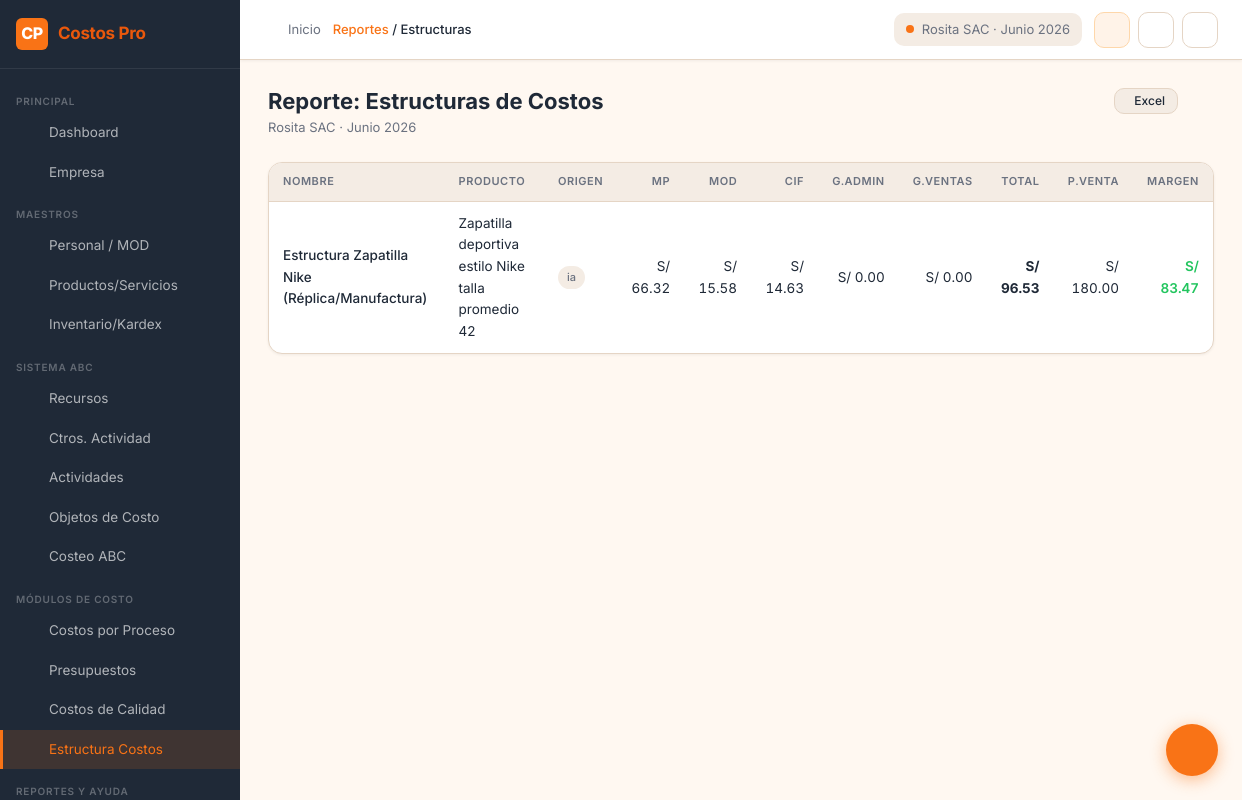
Screenshot of /reports/cost-structures (signed in) with the database file from the repository.
### tables this page shows
CREATE TABLE periods (
    id INTEGER PRIMARY KEY AUTOINCREMENT,
    company_id INTEGER NOT NULL,
    name TEXT NOT NULL,           -- "Enero 2025", "2025-I", "Anual 2025"
    period_type TEXT DEFAULT 'monthly', -- monthly | quarterly | semiannual | annual
    start_date DATE NOT NULL,
    end_date DATE NOT NULL,
    is_active INTEGER DEFAULT 0,
    is_closed INTEGER DEFAULT 0,
    created_at DATETIME DEFAULT CURRENT_TIMESTAMP,
    FOREIGN KEY (company_id) REFERENCES companies(id) ON DELETE CASCADE
);

CREATE TABLE cost_structures (
    id INTEGER PRIMARY KEY AUTOINCREMENT,
    company_id INTEGER NOT NULL,
    period_id INTEGER,
    name TEXT NOT NULL,
    product_id INTEGER,
    product_service TEXT,
    structure_date DATE,
    status TEXT DEFAULT 'borrador',
    origin TEXT DEFAULT 'manual',  -- manual | abc | proceso | importado
    monthly_production REAL,
    sale_price REAL,
    igv_rate REAL DEFAULT 0.18,
    desired_margin REAL,
    source_abc_model_id INTEGER,
    source_process_model_id INTEGER,
    image_path TEXT,
    notes TEXT,
    created_at DATETIME DEFAULT CURRENT_TIMESTAMP,
    updated_at DATETIME DEFAULT CURRENT_TIMESTAMP,
    FOREIGN KEY (company_id) REFERENCES companies(id) ON DELETE CASCADE,
    FOREIGN KEY (period_id) REFERENCES periods(id),
    FOREIGN KEY (product_id) REFERENCES products_services(id),
    FOREIGN KEY (source_abc_model_id) REFERENCES abc_models(id),
    FOREIGN KEY (source_process_model_id) REFERENCES process_cost_models(id)
);

### routes/reports.py (the view)
@reports_bp.route('/reports/cost-structures')
@login_required
@company_required
def cost_structures():
    company_id = session['company_id']
    period_id  = session.get('period_id')
    data       = get_cost_structure_report(company_id, period_id)
    return render_template('reports/cost_structures.html', data=data)

### models/database.py (called while the page is built)
def get_db():
    if 'db' not in g:
        g.db = sqlite3.connect(
            current_app.config.get('DATABASE', DATABASE),
            detect_types=sqlite3.PARSE_DECLTYPES
        )
        g.db.row_factory = sqlite3.Row
        g.db.execute("PRAGMA foreign_keys = ON")
    return g.db

def query_db(query, args=(), one=False):
    cur = get_db().execute(query, args)
    rv = cur.fetchall()
    cur.close()
    return (rv[0] if rv else None) if one else rv

### routes/dashboard.py (called while the page is built)
def login_required(f):
    @wraps(f)
    def decorated(*args, **kwargs):
        if 'user_id' not in session:
            return redirect(url_for('auth.login'))
        return f(*args, **kwargs)
    return decorated

def company_required(f):
    @wraps(f)
    def decorated(*args, **kwargs):
        if 'company_id' not in session:
            return redirect(url_for('companies.select'))
        return f(*args, **kwargs)
    return decorated

### services/report_service.py (called while the page is built)
def _safe(v):
    return float(v) if v else 0.0

### templates/reports/cost_structures.html (shortened to what this page needs)
{% extends 'base.html' %}
{% block breadcrumb %}<a href="{{ url_for('reports.index') }}">Reportes</a> / Estructuras{% endblock %}
{% block content %}
<div class="page-header">
  <div><h1 class="page-title">Reporte: Estructuras de Costos</h1><p class="page-subtitle">{{ current_company }} · {{ current_period }}</p></div>
  <div class="page-actions">
    <a href="{{ url_for('reports.export_excel', report_type='cost-structures') }}" class="btn btn-secondary btn-sm"> Excel</a>
    <a href="{{ url_for('reports.index') }}" class="btn btn-ghost btn-sm"></a>
  </div>
</div>
{% if data.structures %}
<div class="card">
  <div class="table-wrap">
    <table class="table">
      <thead>
        <tr><th>Nombre</th><th>Producto</th><th>Origen</th><th class="number">MP</th><th class="number">MOD</th><th class="number">CIF</th><th class="number">G.Admin</th><th class="number">G.Ventas</th><th class="number">Total</th><th class="number">P.Venta</th><th class="number">Margen</th></tr>
      </thead>
      <tbody>
        {% for s in data.structures %}
        <tr>
          <td style="font-weight:500">{{ s.name }}</td>
          <td>{{ s.product or '—' }}</td>
          <td><span class="badge badge-neutral">{{ s.origin }}</span></td>
          <td class="number">{{ s.mp | currency }}</td>
          <td class="number">{{ s.mod | currency }}</td>
          <td class="number">{{ s.cif | currency }}</td>
          <td class="number">{{ s.gasto_admin | currency }}</td>
          <td class="number">{{ s.gasto_ventas | currency }}</td>
          <td class="number"><strong>{{ s.total | currency }}</strong></td>
          <td class="number">{{ s.sale_price | currency }}</td>
          <td class="number" style="color:{{ 'var(--success)' if s.margin >= 0 else 'var(--danger)' }};font-weight:600">{{ s.margin | currency }}</td>
        </tr>
        {% endfor %}
      </tbody>
    </table>
  </div>
</div>
{% else %}
<div class="card"><div class="empty-state"><i class="ti ti-chart-treemap"></i><h3>Sin estructuras de costos</h3><p><a href="{{ url_for('structures.new') }}">Crea una estructura</a> primero.</p></div></div>
{% endif %}
{% endblock %}

### templates/base.html (shortened to what this page needs)
<!DOCTYPE html>
<html lang="es">
<head>
  <link rel="stylesheet" href="https://cdn.jsdelivr.net/npm/@tabler/icons-webfont@3.x/dist/tabler-icons.min.css">
  <link rel="stylesheet" href="{{ url_for('static', filename='css/main.css') }}">
</head>
<body>
  <div class="app-layout">
    <nav class="sidebar" id="main-sidebar">
      <a href="{{ url_for('dashboard.dashboard') }}" class="sidebar-logo">
        <div class="logo-icon">CP</div>
        <span class="logo-text">Costos Pro</span>
      </a>
      <div class="sidebar-nav">
        <div class="sidebar-section">Principal</div>
        <a href="{{ url_for('dashboard.dashboard') }}"
           class="sidebar-item {% if request.endpoint and 'dashboard' in request.endpoint %}active{% endif %}">
          <span class="item-text">Dashboard</span>
        </a>
        <a href="{{ url_for('companies.select') }}"
           class="sidebar-item {% if request.endpoint and 'companies' in request.endpoint %}active{% endif %}">
          <span class="item-text">Empresa</span>
        </a>
        <div class="sidebar-section">Maestros</div>
        <a href="{{ url_for('personal.index') }}"
           class="sidebar-item {% if request.endpoint and 'personal' in request.endpoint %}active{% endif %}">
          <span class="item-text">Personal / MOD</span>
        </a>
        <a href="{{ url_for('products.index') }}"
           class="sidebar-item {% if request.endpoint and 'products' in request.endpoint %}active{% endif %}">
          <span class="item-text">Productos/Servicios</span>
        </a>
        <a href="{{ url_for('kardex.index') }}"
           class="sidebar-item {% if request.endpoint and 'kardex' in request.endpoint %}active{% endif %}">
          <span class="item-text">Inventario/Kardex</span>
        </a>
        <div class="sidebar-section">Sistema ABC</div>
        <a href="{{ url_for('resources.index') }}"
           class="sidebar-item {% if request.endpoint and 'resources' in request.endpoint %}active{% endif %}">
          <span class="item-text">Recursos</span>
        </a>
        <a href="{{ url_for('activity_centers.index') }}"
           class="sidebar-item {% if request.endpoint and 'activity_centers' in request.endpoint %}active{% endif %}">
          <span class="item-text">Ctros. Actividad</span>
        </a>
        <a href="{{ url_for('activities.index') }}"
           class="sidebar-item {% if request.endpoint and 'activities' in request.endpoint %}active{% endif %}">
          <span class="item-text">Actividades</span>
        </a>
        <a href="{{ url_for('cost_objects.index') }}"
           class="sidebar-item {% if request.endpoint and 'cost_objects' in request.endpoint %}active{% endif %}">
          <span class="item-text">Objetos de Costo</span>
        </a>
        <a href="{{ url_for('abc.index') }}"
           class="sidebar-item {% if request.endpoint and request.endpoint.startswith('abc') %}active{% endif %}">
          <span class="item-text">Costeo ABC</span>
        </a>
        <div class="sidebar-section">Módulos de Costo</div>
        <a href="{{ url_for('process_costs.index') }}"
           class="sidebar-item {% if request.endpoint and 'process_costs' in request.endpoint %}active{% endif %}">
          <span class="item-text">Costos por Proceso</span>
        </a>
        <a href="{{ url_for('budgets.index') }}"
           class="sidebar-item {% if request.endpoint and 'budgets' in request.endpoint %}active{% endif %}">
          <span class="item-text">Presupuestos</span>
        </a>
        <a href="{{ url_for('quality_costs.index') }}"
           class="sidebar-item {% if request.endpoint and 'quality_costs' in request.endpoint %}active{% endif %}">
          <span class="item-text">Costos de Calidad</span>
        </a>
        <a href="{{ url_for('structures.index') }}"
           class="sidebar-item {% if request.endpoint and 'structures' in request.endpoint %}active{% endif %}">
          <span class="item-text">Estructura Costos</span>
        </a>
        <div class="sidebar-section">Reportes y Ayuda</div>
      </div>
    </nav>
    <div class="main-content">
      <header class="topbar">
        <button class="topbar-toggle" id="sidebar-toggle"
                aria-label="Toggle sidebar" title="Colapsar menú">
        </button>
        <div class="topbar-breadcrumb">
          <a href="{{ url_for('dashboard.dashboard') }}" style="color:var(--text-secondary)">Inicio</a>
          <span class="current">{% block breadcrumb %}Dashboard{% endblock %}</span>
        </div>
        {% if current_company %}
        <a href="{{ url_for('companies.select') }}" class="topbar-company">
          <span class="company-dot"></span>
          {{ current_company }}
          {% if current_period %} · {{ current_period }}{% endif %}
        </a>
        {% endif %}
        <div class="topbar-actions">
          <button class="topbar-btn voice-btn" id="voice-toggle-btn"
                  onclick="CostosProVoice.toggle()"
                  title="Activar/desactivar voz"
                  aria-label="Toggle voz">
          </button>
          <a href="{{ url_for('manual.index') }}" class="topbar-btn"
             title="Manual de usuario" aria-label="Manual">
          </a>
          <a href="{{ url_for('auth.logout') }}" class="topbar-btn"
             title="Cerrar sesión" aria-label="Logout">
          </a>
        </div>
      </header>
      <main class="page-content">
        {% block content %}{% endblock %}
      </main>
    </div>
  </div>
</body>
</html>

### rows the page displays
periods: name "Junio 2026"
cost_structures: name "Estructura Zapatilla Nike (Réplica/Manufactura)", product_service "Zapatilla deportiva estilo Nike talla promedio 42", origin "ia", mp "S/ 66.32", mod "S/ 15.58", cif "S/ 14.63", gasto_admin "S/ 0.00", gasto_ventas "S/ 0.00", total "S/ 96.53", sale_price "S/ 180.00", margin "S/ 83.47"

### other values shown
{{ current_company }} "Rosita SAC"
